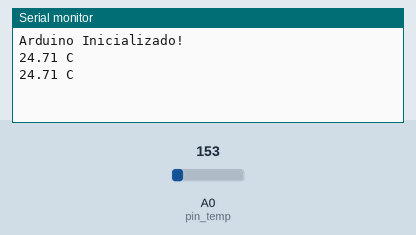
Bench run of a sketch on a simulated Arduino Uno, built with avr-gcc and run on an emulated ATmega328P. On the bench: the last lines printed to the serial monitor. The test bench sets the inputs (shaded band); at power-on: A0 (pin_temp) = 153.

Above: at 2.8 s.
2.9 s: A0 (pin_temp) set to 165
At 4.9 s:
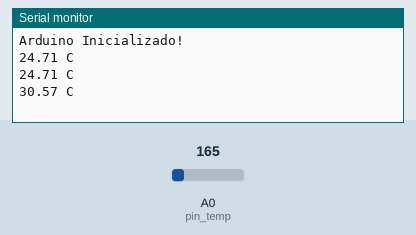
5.6 s: A0 (pin_temp) set to 175
At 6.4 s:
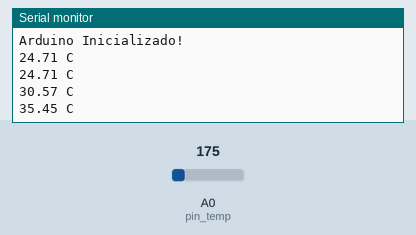
Timing chart, 0 to 8.6 s (numbered marks = the images above; inputs shaded):
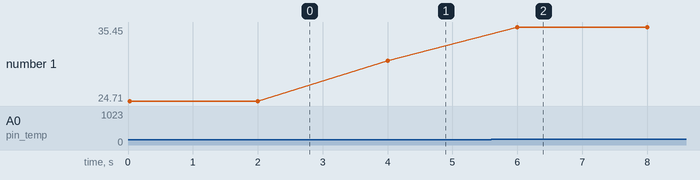

The sketch:

Sensor_de_Temperatura_-_C_digo.ino
```cpp
# define pin_temp A0

void setup()
{
  pinMode(pin_temp, INPUT);

  Serial.begin(9600);
  Serial.println("Arduino Inicializado!");
}

void loop()
{
  float temp = analogRead(pin_temp);

  temp = ((temp*5)/1024 - 0.5) * 100; // Convertendo para °C

  Serial.print(temp);
  Serial.println(" C");

  delay(2000);
}
```

Measured:
- after the input at 2.9 s, the serial monitor: prints a new line after 1.1 s (image 1)
- after the input at 5.6 s, the serial monitor: prints a new line after 0.40 s (image 2)
- plotted number 1: 24.71 → 30.57 after the input at 2.9 s, 30.57 → 35.45 after the input at 5.6 s
